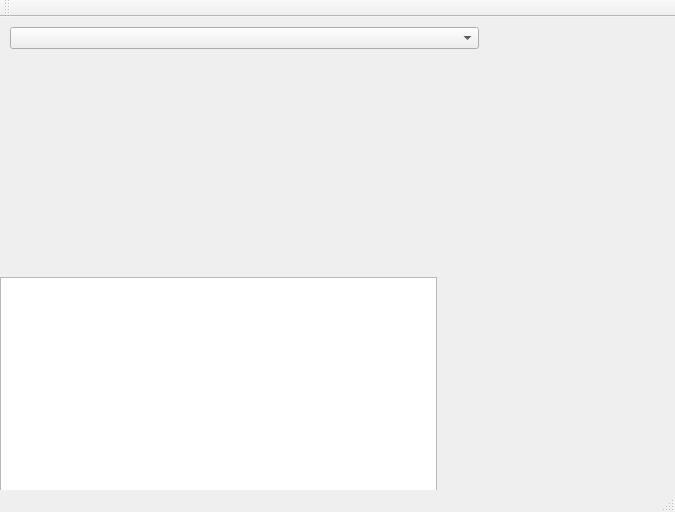
<?xml version="1.0" encoding="UTF-8"?>
<ui version="4.0">
 <class>MainWindow</class>
 <widget class="QMainWindow" name="MainWindow">
  <property name="geometry">
   <rect>
    <x>0</x>
    <y>0</y>
    <width>675</width>
    <height>512</height>
   </rect>
  </property>
  <property name="windowTitle">
   <string>MainWindow</string>
  </property>
  <widget class="QWidget" name="centralWidget">
   <widget class="QTableView" name="tableView">
    <property name="geometry">
     <rect>
      <x>0</x>
      <y>260</y>
      <width>437</width>
      <height>227</height>
     </rect>
    </property>
   </widget>
   <widget class="QComboBox" name="comboBox">
    <property name="geometry">
     <rect>
      <x>10</x>
      <y>10</y>
      <width>469</width>
      <height>22</height>
     </rect>
    </property>
   </widget>
   <widget class="QWidget" name="horizontalLayoutWidget">
    <property name="geometry">
     <rect>
      <x>10</x>
      <y>50</y>
      <width>471</width>
      <height>191</height>
     </rect>
    </property>
    <layout class="QHBoxLayout" name="horizontalLayout"/>
   </widget>
  </widget>
  <widget class="QMenuBar" name="menuBar">
   <property name="geometry">
    <rect>
     <x>0</x>
     <y>0</y>
     <width>675</width>
     <height>19</height>
    </rect>
   </property>
  </widget>
  <widget class="QToolBar" name="mainToolBar">
   <attribute name="toolBarArea">
    <enum>TopToolBarArea</enum>
   </attribute>
   <attribute name="toolBarBreak">
    <bool>false</bool>
   </attribute>
  </widget>
  <widget class="QStatusBar" name="statusBar"/>
 </widget>
 <layoutdefault spacing="6" margin="11"/>
 <resources/>
 <connections/>
</ui>
